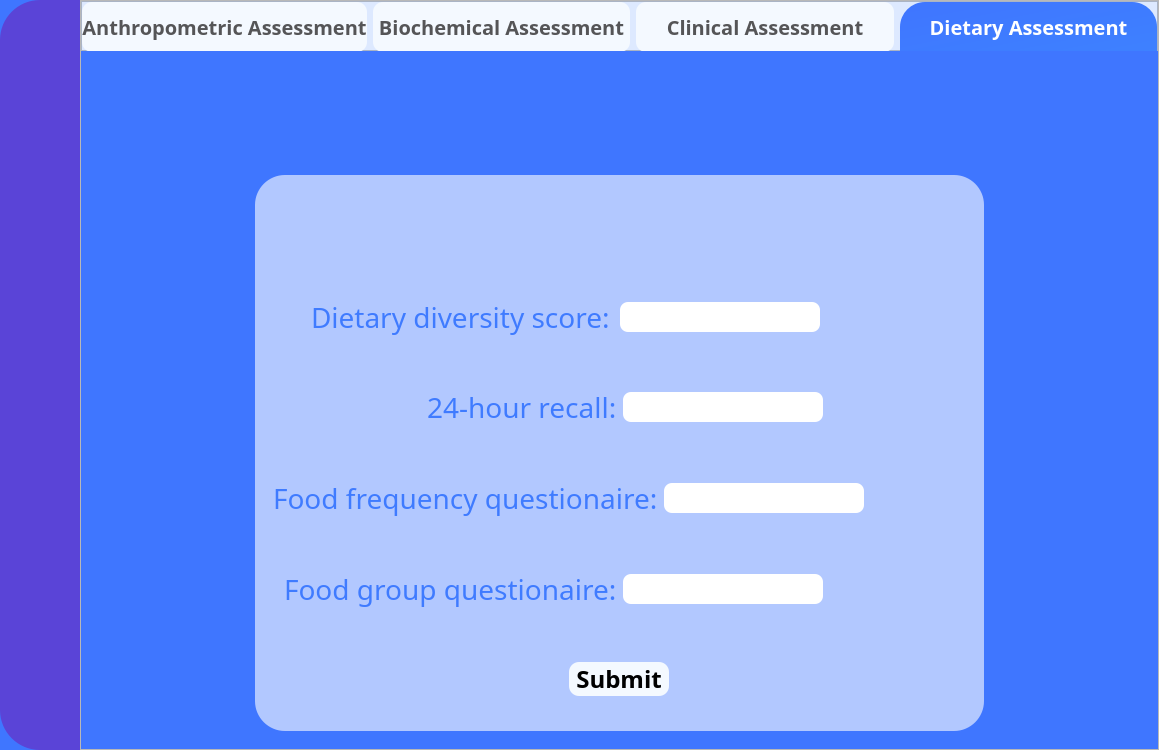
<?xml version="1.0" encoding="UTF-8"?>
<ui version="4.0">
 <class>MainWindow</class>
 <widget class="QMainWindow" name="MainWindow">
  <property name="geometry">
   <rect>
    <x>0</x>
    <y>0</y>
    <width>1159</width>
    <height>750</height>
   </rect>
  </property>
  <property name="windowTitle">
   <string>MainWindow</string>
  </property>
  <property name="styleSheet">
   <string notr="true">background-color: rgb(63, 118, 255);</string>
  </property>
  <widget class="QWidget" name="centralwidget">
   <layout class="QHBoxLayout" name="horizontalLayout">
    <property name="spacing">
     <number>0</number>
    </property>
    <property name="leftMargin">
     <number>0</number>
    </property>
    <property name="topMargin">
     <number>0</number>
    </property>
    <property name="rightMargin">
     <number>0</number>
    </property>
    <property name="bottomMargin">
     <number>0</number>
    </property>
    <item>
     <widget class="QFrame" name="frame">
      <property name="minimumSize">
       <size>
        <width>80</width>
        <height>0</height>
       </size>
      </property>
      <property name="maximumSize">
       <size>
        <width>80</width>
        <height>16777215</height>
       </size>
      </property>
      <property name="styleSheet">
       <string notr="true">background-color: rgb(90, 68, 215);
border-top-left-radius:40px;
border-bottom-left-radius:40px;</string>
      </property>
      <property name="frameShape">
       <enum>QFrame::StyledPanel</enum>
      </property>
      <property name="frameShadow">
       <enum>QFrame::Raised</enum>
      </property>
      <layout class="QVBoxLayout" name="verticalLayout">
       <property name="spacing">
        <number>0</number>
       </property>
       <property name="leftMargin">
        <number>0</number>
       </property>
       <property name="rightMargin">
        <number>0</number>
       </property>
       <item>
        <widget class="QPushButton" name="pushButton">
         <property name="minimumSize">
          <size>
           <width>0</width>
           <height>50</height>
          </size>
         </property>
         <property name="styleSheet">
          <string notr="true">QPushButton{
	image: url(ui/Media/menu.svg);
padding-top:10px;
padding-bottom:10px;
}

QPushButton:hover{
background-color: rgb(65, 41, 191);
}
QPushButton:pressed{
background-color: rgb(65, 41, 191);
}</string>
         </property>
         <property name="text">
          <string/>
         </property>
        </widget>
       </item>
       <item>
        <widget class="QPushButton" name="pushButton_2">
         <property name="minimumSize">
          <size>
           <width>0</width>
           <height>50</height>
          </size>
         </property>
         <property name="styleSheet">
          <string notr="true">QPushButton{
image: url(ui/Media/account.svg);
padding-top:10px;
padding-bottom:10px;
}
QPushButton:hover{
background-color: rgb(65, 41, 191);
}
QPushButton:pressed{
background-color: rgb(65, 41, 191);
}</string>
         </property>
         <property name="text">
          <string/>
         </property>
        </widget>
       </item>
       <item>
        <widget class="QPushButton" name="pushButton_3">
         <property name="minimumSize">
          <size>
           <width>0</width>
           <height>50</height>
          </size>
         </property>
         <property name="styleSheet">
          <string notr="true">QPushButton{
	image: url(ui/Media/form.svg);
padding-top:10px;
padding-bottom:10px;
}
QPushButton:hover{
background-color: rgb(65, 41, 191);
}
QPushButton:pressed{
background-color: rgb(65, 41, 191);
}</string>
         </property>
         <property name="text">
          <string/>
         </property>
        </widget>
       </item>
       <item>
        <widget class="QPushButton" name="pushButton_4">
         <property name="minimumSize">
          <size>
           <width>0</width>
           <height>50</height>
          </size>
         </property>
         <property name="styleSheet">
          <string notr="true">QPushButton{
image: url(ui/Media/home.svg);
padding-top:10px;
padding-bottom:10px;
}
QPushButton:hover{
background-color: rgb(65, 41, 191);
}
QPushButton:pressed{
background-color: rgb(65, 41, 191);
}</string>
         </property>
         <property name="text">
          <string/>
         </property>
        </widget>
       </item>
       <item>
        <widget class="QPushButton" name="pushButton_5">
         <property name="minimumSize">
          <size>
           <width>0</width>
           <height>50</height>
          </size>
         </property>
         <property name="styleSheet">
          <string notr="true">QPushButton{
	image: url(ui/Media/database.svg);
padding-top:10px;
padding-bottom:10px;
}
QPushButton:hover{
background-color: rgb(65, 41, 191);
}
QPushButton:pressed{
background-color: rgb(65, 41, 191);
}</string>
         </property>
         <property name="text">
          <string/>
         </property>
        </widget>
       </item>
      </layout>
     </widget>
    </item>
    <item>
     <widget class="QFrame" name="frame_2">
      <property name="styleSheet">
       <string notr="true">background:None;
                                          </string>
      </property>
      <property name="frameShape">
       <enum>QFrame::StyledPanel</enum>
      </property>
      <property name="frameShadow">
       <enum>QFrame::Raised</enum>
      </property>
      <layout class="QVBoxLayout" name="verticalLayout_2">
       <property name="spacing">
        <number>0</number>
       </property>
       <property name="leftMargin">
        <number>0</number>
       </property>
       <property name="topMargin">
        <number>0</number>
       </property>
       <property name="rightMargin">
        <number>0</number>
       </property>
       <property name="bottomMargin">
        <number>0</number>
       </property>
       <item>
        <widget class="QFrame" name="frame_4">
         <property name="maximumSize">
          <size>
           <width>16777215</width>
           <height>50</height>
          </size>
         </property>
         <property name="styleSheet">
          <string notr="true">background-color: rgb(221, 233, 255);</string>
         </property>
         <property name="frameShape">
          <enum>QFrame::StyledPanel</enum>
         </property>
         <property name="frameShadow">
          <enum>QFrame::Raised</enum>
         </property>
         <layout class="QHBoxLayout" name="horizontalLayout_2">
          <property name="spacing">
           <number>6</number>
          </property>
          <property name="leftMargin">
           <number>0</number>
          </property>
          <property name="topMargin">
           <number>0</number>
          </property>
          <property name="rightMargin">
           <number>0</number>
          </property>
          <property name="bottomMargin">
           <number>0</number>
          </property>
          <item>
           <widget class="QPushButton" name="pushButton_6">
            <property name="minimumSize">
             <size>
              <width>0</width>
              <height>50</height>
             </size>
            </property>
            <property name="font">
             <font>
              <family>Bahnschrift Condensed</family>
              <pointsize>15</pointsize>
              <bold>true</bold>
             </font>
            </property>
            <property name="styleSheet">
             <string notr="true">QPushButton{
border-radius:10px;
background-color: rgb(244, 249, 255);
color: rgb(85, 85, 87);
}
QPushButton:hover{
	background-color: qlineargradient(spread:pad, x1:0, y1:0, x2:1, y2:1, stop:0 rgba(60, 160, 255, 255), stop:1 rgba(57, 179, 255, 255));
	color: rgb(255, 255, 255);
border-top-left-radius:25px;
border-top-right-radius:25px;
border-bottom-right-radius:0px;
border-bottom-left-radius:0px;
}
QPushButton:pressed{
	background-color: qlineargradient(spread:pad, x1:0, y1:0, x2:1, y2:1, stop:0 rgba(60, 160, 255, 255), stop:1 rgba(57, 179, 255, 255));
	color: rgb(255, 255, 255);
border-top-left-radius:25px;
border-top-right-radius:25px;
border-bottom-right-radius:0px;
border-bottom-left-radius:0px;
}</string>
            </property>
            <property name="text">
             <string>Anthropometric Assessment</string>
            </property>
           </widget>
          </item>
          <item>
           <widget class="QPushButton" name="pushButton_7">
            <property name="minimumSize">
             <size>
              <width>0</width>
              <height>50</height>
             </size>
            </property>
            <property name="font">
             <font>
              <family>Bahnschrift Condensed</family>
              <pointsize>15</pointsize>
              <bold>true</bold>
             </font>
            </property>
            <property name="styleSheet">
             <string notr="true">QPushButton{
border-radius:10px;
background-color: rgb(244, 249, 255);
color: rgb(85, 85, 87);
}
QPushButton:hover{
	background-color: qlineargradient(spread:pad, x1:0, y1:0, x2:1, y2:1, stop:0 rgba(58, 180, 255, 255), stop:1 rgba(56, 200, 255, 255));
	color: rgb(255, 255, 255);
border-top-left-radius:25px;
border-top-right-radius:25px;
border-bottom-right-radius:0px;
border-bottom-left-radius:0px;
}
QPushButton:pressed{
background-color: qlineargradient(spread:pad, x1:0, y1:0, x2:1, y2:1, stop:0 rgba(58, 180, 255, 255), stop:1 rgba(56, 200, 255, 255));
color: rgb(255, 255, 255);
border-top-left-radius:25px;
border-top-right-radius:25px;
border-bottom-right-radius:0px;
border-bottom-left-radius:0px;
}</string>
            </property>
            <property name="text">
             <string>Biochemical Assessment</string>
            </property>
           </widget>
          </item>
          <item>
           <widget class="QPushButton" name="pushButton_8">
            <property name="minimumSize">
             <size>
              <width>0</width>
              <height>50</height>
             </size>
            </property>
            <property name="font">
             <font>
              <family>Bahnschrift Condensed</family>
              <pointsize>15</pointsize>
              <bold>true</bold>
             </font>
            </property>
            <property name="styleSheet">
             <string notr="true">QPushButton{
border-radius:10px;
background-color: rgb(244, 249, 255);
color: rgb(85, 85, 87);
}
QPushButton:hover{
	background-color: qlineargradient(spread:pad, x1:0, y1:0, x2:1, y2:1, stop:0 rgba(60, 160, 255, 255), stop:1 rgba(57, 179, 255, 255));
	color: rgb(255, 255, 255);
border-top-left-radius:25px;
border-top-right-radius:25px;
border-bottom-right-radius:0px;
border-bottom-left-radius:0px;
}
QPushButton:pressed{
	background-color: qlineargradient(spread:pad, x1:0, y1:0, x2:1, y2:1, stop:0 rgba(60, 160, 255, 255), stop:1 rgba(57, 179, 255, 255));
	color: rgb(255, 255, 255);
border-top-left-radius:25px;
border-top-right-radius:25px;
border-bottom-right-radius:0px;
border-bottom-left-radius:0px;
}</string>
            </property>
            <property name="text">
             <string>Clinical Assessment</string>
            </property>
           </widget>
          </item>
          <item>
           <widget class="QPushButton" name="pushButton_9">
            <property name="minimumSize">
             <size>
              <width>0</width>
              <height>50</height>
             </size>
            </property>
            <property name="font">
             <font>
              <family>Bahnschrift Condensed</family>
              <pointsize>15</pointsize>
              <bold>true</bold>
             </font>
            </property>
            <property name="styleSheet">
             <string notr="true">QPushButton{
background-color: qlineargradient(spread:pad, x1:0, y1:0, x2:1, y2:1, stop:0 rgba(63, 117, 255, 255), stop:1 rgba(62, 129, 255, 255));
color: rgb(255, 255, 255);
border-top-left-radius:25px;
border-top-right-radius:25px;
}
</string>
            </property>
            <property name="text">
             <string>Dietary Assessment</string>
            </property>
           </widget>
          </item>
         </layout>
        </widget>
       </item>
       <item>
        <widget class="QFrame" name="frame_3">
         <property name="styleSheet">
          <string notr="true">background-image: url(ui/Media/Pat_Rec3.svg);
border:none;
                                                            </string>
         </property>
         <property name="frameShape">
          <enum>QFrame::StyledPanel</enum>
         </property>
         <property name="frameShadow">
          <enum>QFrame::Raised</enum>
         </property>
         <layout class="QVBoxLayout" name="verticalLayout_3">
          <item>
           <widget class="QFrame" name="frame_6">
            <property name="maximumSize">
             <size>
              <width>16777215</width>
              <height>100</height>
             </size>
            </property>
            <property name="styleSheet">
             <string notr="true">background:None;</string>
            </property>
            <property name="frameShape">
             <enum>QFrame::StyledPanel</enum>
            </property>
            <property name="frameShadow">
             <enum>QFrame::Raised</enum>
            </property>
           </widget>
          </item>
          <item>
           <widget class="QFrame" name="frame_5">
            <property name="styleSheet">
             <string notr="true">background:None;</string>
            </property>
            <property name="frameShape">
             <enum>QFrame::StyledPanel</enum>
            </property>
            <property name="frameShadow">
             <enum>QFrame::Raised</enum>
            </property>
            <layout class="QHBoxLayout" name="horizontalLayout_3">
             <item>
              <widget class="QFrame" name="frame_8">
               <property name="minimumSize">
                <size>
                 <width>100</width>
                 <height>0</height>
                </size>
               </property>
               <property name="maximumSize">
                <size>
                 <width>150</width>
                 <height>16777215</height>
                </size>
               </property>
               <property name="styleSheet">
                <string notr="true">background:None;</string>
               </property>
               <property name="frameShape">
                <enum>QFrame::StyledPanel</enum>
               </property>
               <property name="frameShadow">
                <enum>QFrame::Raised</enum>
               </property>
              </widget>
             </item>
             <item>
              <widget class="QFrame" name="frame_9">
               <property name="maximumSize">
                <size>
                 <width>16777215</width>
                 <height>16777215</height>
                </size>
               </property>
               <property name="styleSheet">
                <string notr="true">background-color: rgba(255, 255, 255,0.6);
border-radius:30px;</string>
               </property>
               <property name="frameShape">
                <enum>QFrame::StyledPanel</enum>
               </property>
               <property name="frameShadow">
                <enum>QFrame::Raised</enum>
               </property>
               <layout class="QVBoxLayout" name="verticalLayout_4">
                <item>
                 <widget class="QFrame" name="frame_14">
                  <property name="styleSheet">
                   <string notr="true">background:None;</string>
                  </property>
                  <property name="frameShape">
                   <enum>QFrame::StyledPanel</enum>
                  </property>
                  <property name="frameShadow">
                   <enum>QFrame::Raised</enum>
                  </property>
                 </widget>
                </item>
                <item>
                 <widget class="QFrame" name="frame_15">
                  <property name="minimumSize">
                   <size>
                    <width>0</width>
                    <height>50</height>
                   </size>
                  </property>
                  <property name="styleSheet">
                   <string notr="true">background:None;</string>
                  </property>
                  <property name="frameShape">
                   <enum>QFrame::StyledPanel</enum>
                  </property>
                  <property name="frameShadow">
                   <enum>QFrame::Raised</enum>
                  </property>
                  <layout class="QHBoxLayout" name="horizontalLayout_5">
                   <property name="spacing">
                    <number>10</number>
                   </property>
                   <property name="leftMargin">
                    <number>0</number>
                   </property>
                   <property name="topMargin">
                    <number>0</number>
                   </property>
                   <property name="bottomMargin">
                    <number>0</number>
                   </property>
                   <item alignment="Qt::AlignRight">
                    <widget class="QLabel" name="label">
                     <property name="minimumSize">
                      <size>
                       <width>0</width>
                       <height>30</height>
                      </size>
                     </property>
                     <property name="font">
                      <font>
                       <family>Bahnschrift Condensed</family>
                       <pointsize>21</pointsize>
                       <bold>false</bold>
                      </font>
                     </property>
                     <property name="styleSheet">
                      <string notr="true">color: rgb(63, 123, 255);</string>
                     </property>
                     <property name="text">
                      <string>Dietary diversity score:</string>
                     </property>
                    </widget>
                   </item>
                   <item alignment="Qt::AlignLeft">
                    <widget class="QLineEdit" name="lineEdit">
                     <property name="minimumSize">
                      <size>
                       <width>200</width>
                       <height>30</height>
                      </size>
                     </property>
                     <property name="styleSheet">
                      <string notr="true">border-radius:8px;</string>
                     </property>
                    </widget>
                   </item>
                  </layout>
                 </widget>
                </item>
                <item>
                 <widget class="QFrame" name="frame_18">
                  <property name="minimumSize">
                   <size>
                    <width>0</width>
                    <height>50</height>
                   </size>
                  </property>
                  <property name="styleSheet">
                   <string notr="true">background:None;</string>
                  </property>
                  <property name="frameShape">
                   <enum>QFrame::StyledPanel</enum>
                  </property>
                  <property name="frameShadow">
                   <enum>QFrame::Raised</enum>
                  </property>
                  <layout class="QHBoxLayout" name="horizontalLayout_8">
                   <item alignment="Qt::AlignRight">
                    <widget class="QLabel" name="label_4">
                     <property name="minimumSize">
                      <size>
                       <width>0</width>
                       <height>30</height>
                      </size>
                     </property>
                     <property name="font">
                      <font>
                       <family>Bahnschrift Condensed</family>
                       <pointsize>21</pointsize>
                       <bold>false</bold>
                      </font>
                     </property>
                     <property name="styleSheet">
                      <string notr="true">color: rgb(63, 123, 255);</string>
                     </property>
                     <property name="text">
                      <string>24-hour recall:</string>
                     </property>
                    </widget>
                   </item>
                   <item alignment="Qt::AlignLeft">
                    <widget class="QLineEdit" name="lineEdit_4">
                     <property name="minimumSize">
                      <size>
                       <width>200</width>
                       <height>30</height>
                      </size>
                     </property>
                     <property name="styleSheet">
                      <string notr="true">border-radius:8px;</string>
                     </property>
                    </widget>
                   </item>
                  </layout>
                 </widget>
                </item>
                <item>
                 <widget class="QFrame" name="frame_16">
                  <property name="minimumSize">
                   <size>
                    <width>0</width>
                    <height>50</height>
                   </size>
                  </property>
                  <property name="styleSheet">
                   <string notr="true">background:None;</string>
                  </property>
                  <property name="frameShape">
                   <enum>QFrame::StyledPanel</enum>
                  </property>
                  <property name="frameShadow">
                   <enum>QFrame::Raised</enum>
                  </property>
                  <layout class="QHBoxLayout" name="horizontalLayout_6">
                   <item alignment="Qt::AlignRight">
                    <widget class="QLabel" name="label_2">
                     <property name="minimumSize">
                      <size>
                       <width>0</width>
                       <height>30</height>
                      </size>
                     </property>
                     <property name="font">
                      <font>
                       <family>Bahnschrift Condensed</family>
                       <pointsize>21</pointsize>
                       <bold>false</bold>
                      </font>
                     </property>
                     <property name="styleSheet">
                      <string notr="true">color: rgb(63, 123, 255);</string>
                     </property>
                     <property name="text">
                      <string>Food frequency questionaire:</string>
                     </property>
                    </widget>
                   </item>
                   <item alignment="Qt::AlignLeft">
                    <widget class="QLineEdit" name="lineEdit_2">
                     <property name="minimumSize">
                      <size>
                       <width>200</width>
                       <height>30</height>
                      </size>
                     </property>
                     <property name="styleSheet">
                      <string notr="true">border-radius:8px;</string>
                     </property>
                    </widget>
                   </item>
                  </layout>
                 </widget>
                </item>
                <item>
                 <widget class="QFrame" name="frame_17">
                  <property name="minimumSize">
                   <size>
                    <width>0</width>
                    <height>50</height>
                   </size>
                  </property>
                  <property name="styleSheet">
                   <string notr="true">background:None;</string>
                  </property>
                  <property name="frameShape">
                   <enum>QFrame::StyledPanel</enum>
                  </property>
                  <property name="frameShadow">
                   <enum>QFrame::Raised</enum>
                  </property>
                  <layout class="QHBoxLayout" name="horizontalLayout_7">
                   <item alignment="Qt::AlignRight">
                    <widget class="QLabel" name="label_3">
                     <property name="minimumSize">
                      <size>
                       <width>0</width>
                       <height>30</height>
                      </size>
                     </property>
                     <property name="font">
                      <font>
                       <family>Bahnschrift Condensed</family>
                       <pointsize>21</pointsize>
                       <bold>false</bold>
                      </font>
                     </property>
                     <property name="styleSheet">
                      <string notr="true">color: rgb(63, 123, 255);</string>
                     </property>
                     <property name="text">
                      <string>Food group questionaire:</string>
                     </property>
                    </widget>
                   </item>
                   <item alignment="Qt::AlignLeft">
                    <widget class="QLineEdit" name="lineEdit_3">
                     <property name="minimumSize">
                      <size>
                       <width>200</width>
                       <height>30</height>
                      </size>
                     </property>
                     <property name="styleSheet">
                      <string notr="true">border-radius:8px;</string>
                     </property>
                    </widget>
                   </item>
                  </layout>
                 </widget>
                </item>
                <item>
                 <widget class="QFrame" name="frame_11">
                  <property name="styleSheet">
                   <string notr="true">background:None;</string>
                  </property>
                  <property name="frameShape">
                   <enum>QFrame::StyledPanel</enum>
                  </property>
                  <property name="frameShadow">
                   <enum>QFrame::Raised</enum>
                  </property>
                  <layout class="QHBoxLayout" name="horizontalLayout_4">
                   <item>
                    <widget class="QPushButton" name="Submit_button">
                     <property name="minimumSize">
                      <size>
                       <width>0</width>
                       <height>30</height>
                      </size>
                     </property>
                     <property name="maximumSize">
                      <size>
                       <width>100</width>
                       <height>16777215</height>
                      </size>
                     </property>
                     <property name="font">
                      <font>
                       <family>Bahnschrift Condensed</family>
                       <pointsize>18</pointsize>
                       <bold>true</bold>
                      </font>
                     </property>
                     <property name="styleSheet">
                      <string notr="true">QPushButton{
background-color: rgb(244, 249, 255);
border-radius:10px;
}

QPushButton:hover{
	background-color: rgb(90, 68, 215);
	color: rgb(255, 255, 255);
}

QPushButton:pressed{
	background-color: rgb(48, 37, 118);
	color:rgb(255,255,255)
}</string>
                     </property>
                     <property name="text">
                      <string>  Submit  </string>
                     </property>
                    </widget>
                   </item>
                  </layout>
                 </widget>
                </item>
               </layout>
              </widget>
             </item>
             <item>
              <widget class="QFrame" name="frame_10">
               <property name="minimumSize">
                <size>
                 <width>100</width>
                 <height>0</height>
                </size>
               </property>
               <property name="maximumSize">
                <size>
                 <width>150</width>
                 <height>16777215</height>
                </size>
               </property>
               <property name="styleSheet">
                <string notr="true">background:None;</string>
               </property>
               <property name="frameShape">
                <enum>QFrame::StyledPanel</enum>
               </property>
               <property name="frameShadow">
                <enum>QFrame::Raised</enum>
               </property>
              </widget>
             </item>
            </layout>
           </widget>
          </item>
         </layout>
        </widget>
       </item>
      </layout>
     </widget>
    </item>
   </layout>
  </widget>
 </widget>
 <resources>
  <include location="Media/Resource-media.qrc"/>
 </resources>
 <connections/>
</ui>
